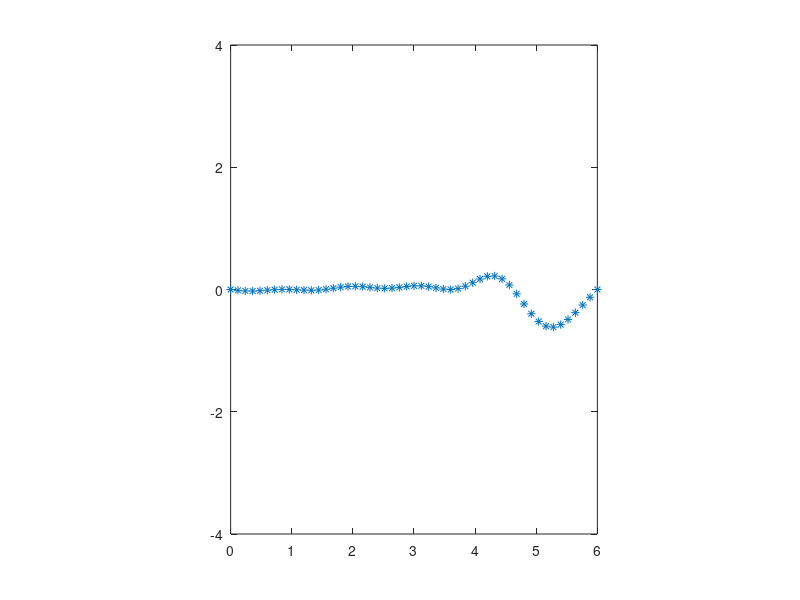

Here is the MATLAB script that generated this plot:
%% ME 3001 - Mechanical Engineering Analysis
%
% Tristan Hill - Modified from Dr. Han - summer 2014
%                Modified again        - spring 2015
%                Modified again to be wave eq   
% Solving Linear, 2nd order Partial Differential Equations
%   using Separation of Variables and the Fourier Series 
%
% Example: A plucked string, the wave equation
%% 

clc
close all
clear all

L=6; %length of solid
n=50;%number of divisions
dx=L/n;%increment of x dimension,(m) 
x=0:dx:L;%x-coordinate

c=9%wave speed

plotY=[]; %store T for ploting afterwards

prof_inc=1; %time between temp profiles

dt=.05;
tfinal=10;
idx=1;

a=3;
h=.60;


for t=0:dt:tfinal
    sum=0;
    for n=1:10
        if n~=4
            sum=sum+h/pi*(sin((1-n/4)*pi)/(4-n)-sin((1+n/4*pi))/(4+n))*sin(n*pi*x/L)*cos(a*n*pi/L*t);
        end
    end
    
    Y=sum+h/4*sin(4*pi*x/L)*cos(4*a*pi/L*t);
      
    plot(x,Y,'*')
%     pause
    axis equal
    axis([0 L -4 4])
    pause(.2)
    idx=idx+1;
end


